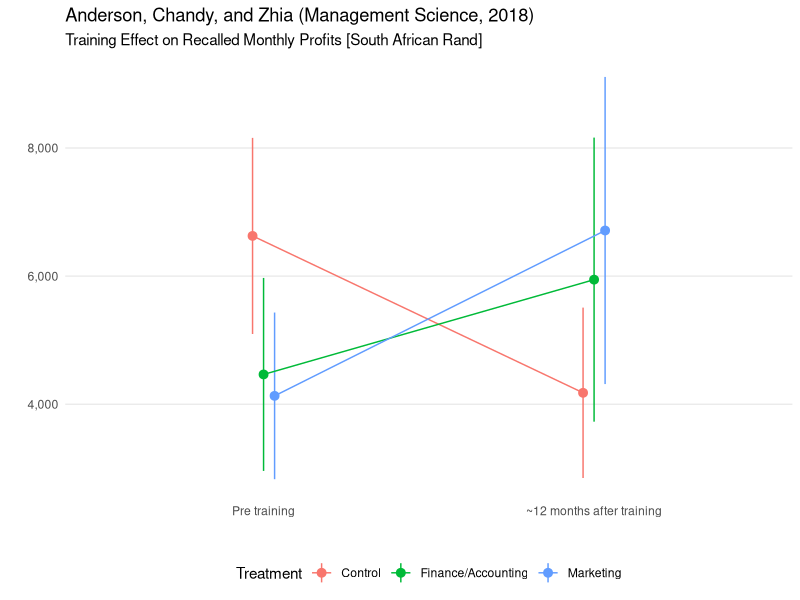
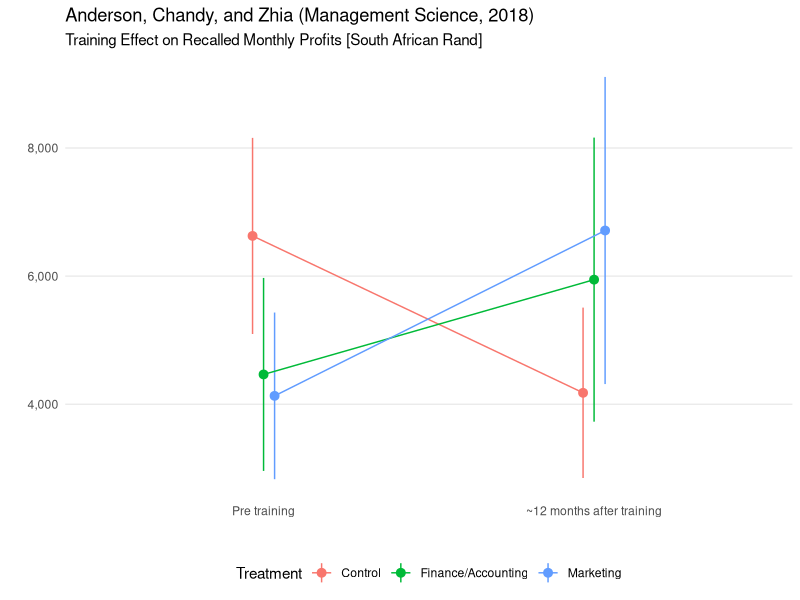

The R source for these figures, in order:
# ------------------------------------------------------------------------------
# Code to visually reproduce the profit effect of
# Anderson, Chandy, and Zhia (2018): 
# Pathways to Profits: The Impact of Marketing vs. Finance Skills 
# on Business Performance
# https://pubsonline.informs.org/doi/suppl/10.1287/mnsc.2017.2920
# Compare to Table 5 of Anderson et. al (p. 5571)
# ------------------------------------------------------------------------------

suppressWarnings(suppressPackageStartupMessages({
	library(tidyverse)
	library(haven)
}))

# Data can be obtained at 
# https://pubsonline.informs.org/doi/suppl/10.1287/mnsc.2017.2920
raw_dta <- read_dta("data/external/acz2018.dta")

df <- raw_dta %>%
	filter(T_survey_round == 3, !is.na(Profits1_aidedrecall_w1)) %>% 
	# endline sample profit estimate present
	transmute(
		firm_id = N_firm_id,
		tment = case_when(
			Treatment_FIN == 1 ~ "Finance/Accounting",
			Treatment_MKT == 1 ~ "Marketing",
			TRUE ~ "Control"
		),
		profits_pre = pre_Profits1_aidedrecall_w1,
		profits_post = Profits1_aidedrecall_w1
	) %>%
	pivot_longer(
		-c(firm_id, tment), names_to = c(".value", "period"), names_sep = "_"
	)

avgs <- df %>%
	group_by(period, tment) %>%
	summarise(
		mn_profits = mean(profits),
		lb_profits = mn_profits - 1.96*sd(profits)/sqrt(n()),
		ub_profits = mn_profits + 1.96*sd(profits)/sqrt(n()),
		.groups = "drop"
	)

avgs$period <- factor(
	avgs$period, levels = c("pre", "post"),
	labels = c("Pre training", "~12 months after training")
)

ggplot(avgs, aes(x = period, group = tment, color = tment)) + 
	geom_pointrange(
		aes(y = mn_profits, ymin = lb_profits, ymax = ub_profits), 
		position = position_dodge(width = 0.1)
	) +
	geom_line(aes(y = mn_profits), position = position_dodge(width = 0.1)) +
	labs(
		color = "Treatment", x = "", y = "", 
		title =  "Anderson, Chandy, and Zhia (Management Science, 2018)",
		subtitle = "Training Effect on Recalled Monthly Profits [South African Rand]"
	) +
	scale_y_continuous(labels = function(x) format(x, big.mark = ",")) +
	theme_minimal() + 
	theme(
		legend.position = "bottom",
		panel.grid.minor = element_blank(),
		panel.grid.major.x = element_blank()
	)

ggsave("output/acz2018_figure.pdf", width = 9, height = 6)
